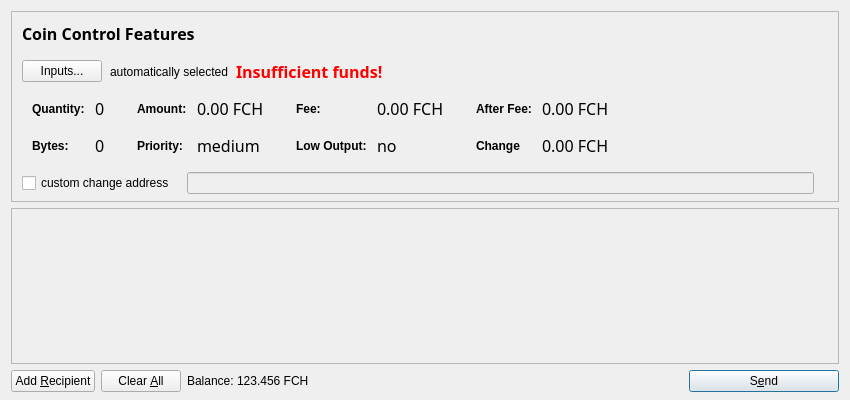
<?xml version="1.0" encoding="UTF-8"?>
<ui version="4.0">
 <class>SendCoinsDialog</class>
 <widget class="QDialog" name="SendCoinsDialog">
  <property name="geometry">
   <rect>
    <x>0</x>
    <y>0</y>
    <width>850</width>
    <height>400</height>
   </rect>
  </property>
  <property name="windowTitle">
   <string>Send Coins</string>
  </property>
  <property name="styleSheet">
   <string notr="true">font: 75 12pt &quot;Century Gothic&quot;;</string>
  </property>
  <layout class="QVBoxLayout" name="verticalLayout" stretch="0,1,0">
   <property name="bottomMargin">
    <number>8</number>
   </property>
   <item>
    <widget class="QFrame" name="frameCoinControl">
     <property name="sizePolicy">
      <sizepolicy hsizetype="Expanding" vsizetype="Expanding">
       <horstretch>0</horstretch>
       <verstretch>0</verstretch>
      </sizepolicy>
     </property>
     <property name="maximumSize">
      <size>
       <width>16777215</width>
       <height>16777215</height>
      </size>
     </property>
     <property name="frameShape">
      <enum>QFrame::StyledPanel</enum>
     </property>
     <property name="frameShadow">
      <enum>QFrame::Sunken</enum>
     </property>
     <layout class="QVBoxLayout" name="verticalLayoutCoinControl2">
      <property name="spacing">
       <number>6</number>
      </property>
      <property name="leftMargin">
       <number>0</number>
      </property>
      <property name="topMargin">
       <number>0</number>
      </property>
      <property name="rightMargin">
       <number>0</number>
      </property>
      <property name="bottomMargin">
       <number>6</number>
      </property>
      <item>
       <layout class="QVBoxLayout" name="verticalLayoutCoinControl" stretch="0,0,0,0,1">
        <property name="spacing">
         <number>0</number>
        </property>
        <property name="leftMargin">
         <number>10</number>
        </property>
        <property name="topMargin">
         <number>10</number>
        </property>
        <item>
         <layout class="QHBoxLayout" name="horizontalLayoutCoinControl1">
          <property name="bottomMargin">
           <number>15</number>
          </property>
          <item>
           <widget class="QLabel" name="labelCoinControlFeatures">
            <property name="sizePolicy">
             <sizepolicy hsizetype="Preferred" vsizetype="Maximum">
              <horstretch>0</horstretch>
              <verstretch>0</verstretch>
             </sizepolicy>
            </property>
            <property name="font">
             <font>
              <family>Century Gothic</family>
              <pointsize>12</pointsize>
              <weight>75</weight>
              <italic>false</italic>
              <bold>true</bold>
             </font>
            </property>
            <property name="styleSheet">
             <string notr="true">font-weight:bold;</string>
            </property>
            <property name="text">
             <string>Coin Control Features</string>
            </property>
           </widget>
          </item>
         </layout>
        </item>
        <item>
         <layout class="QHBoxLayout" name="horizontalLayoutCoinControl2" stretch="0,0,0,0">
          <property name="spacing">
           <number>8</number>
          </property>
          <property name="bottomMargin">
           <number>10</number>
          </property>
          <item>
           <widget class="QPushButton" name="pushButtonCoinControl">
            <property name="styleSheet">
             <string notr="true">font: 75 9pt &quot;Century Gothic&quot;;</string>
            </property>
            <property name="text">
             <string>Inputs...</string>
            </property>
           </widget>
          </item>
          <item>
           <widget class="QLabel" name="labelCoinControlAutomaticallySelected">
            <property name="text">
             <string>automatically selected</string>
            </property>
            <property name="margin">
             <number>5</number>
            </property>
           </widget>
          </item>
          <item>
           <widget class="QLabel" name="labelCoinControlInsuffFunds">
            <property name="font">
             <font>
              <family>Century Gothic</family>
              <pointsize>12</pointsize>
              <weight>75</weight>
              <italic>false</italic>
              <bold>true</bold>
             </font>
            </property>
            <property name="styleSheet">
             <string notr="true">color:red;font-weight:bold;</string>
            </property>
            <property name="text">
             <string>Insufficient funds!</string>
            </property>
            <property name="margin">
             <number>5</number>
            </property>
           </widget>
          </item>
          <item>
           <spacer name="horizontalSpacerCoinControl">
            <property name="orientation">
             <enum>Qt::Horizontal</enum>
            </property>
            <property name="sizeHint" stdset="0">
             <size>
              <width>40</width>
              <height>1</height>
             </size>
            </property>
           </spacer>
          </item>
         </layout>
        </item>
        <item>
         <widget class="QWidget" name="widgetCoinControl" native="true">
          <property name="sizePolicy">
           <sizepolicy hsizetype="Preferred" vsizetype="Preferred">
            <horstretch>0</horstretch>
            <verstretch>0</verstretch>
           </sizepolicy>
          </property>
          <property name="minimumSize">
           <size>
            <width>0</width>
            <height>0</height>
           </size>
          </property>
          <property name="styleSheet">
           <string notr="true"/>
          </property>
          <layout class="QHBoxLayout" name="horizontalLayoutCoinControl5">
           <property name="leftMargin">
            <number>0</number>
           </property>
           <property name="topMargin">
            <number>0</number>
           </property>
           <property name="rightMargin">
            <number>0</number>
           </property>
           <property name="bottomMargin">
            <number>0</number>
           </property>
           <item>
            <layout class="QHBoxLayout" name="horizontalLayoutCoinControl3" stretch="0,0,0,1">
             <property name="spacing">
              <number>20</number>
             </property>
             <property name="topMargin">
              <number>0</number>
             </property>
             <property name="bottomMargin">
              <number>10</number>
             </property>
             <item>
              <layout class="QFormLayout" name="formLayoutCoinControl1">
               <property name="horizontalSpacing">
                <number>10</number>
               </property>
               <property name="verticalSpacing">
                <number>14</number>
               </property>
               <property name="leftMargin">
                <number>10</number>
               </property>
               <property name="topMargin">
                <number>4</number>
               </property>
               <property name="rightMargin">
                <number>6</number>
               </property>
               <item row="0" column="0">
                <widget class="QLabel" name="labelCoinControlQuantityText">
                 <property name="styleSheet">
                  <string notr="true">font-weight:bold;</string>
                 </property>
                 <property name="text">
                  <string>Quantity:</string>
                 </property>
                 <property name="margin">
                  <number>0</number>
                 </property>
                </widget>
               </item>
               <item row="0" column="1">
                <widget class="QLabel" name="labelCoinControlQuantity">
                 <property name="font">
                  <font>
                   <family>Century Gothic</family>
                   <pointsize>12</pointsize>
                   <weight>9</weight>
                   <italic>false</italic>
                   <bold>false</bold>
                  </font>
                 </property>
                 <property name="cursor">
                  <cursorShape>IBeamCursor</cursorShape>
                 </property>
                 <property name="contextMenuPolicy">
                  <enum>Qt::ActionsContextMenu</enum>
                 </property>
                 <property name="text">
                  <string>0</string>
                 </property>
                 <property name="margin">
                  <number>0</number>
                 </property>
                 <property name="textInteractionFlags">
                  <set>Qt::LinksAccessibleByMouse|Qt::TextSelectableByKeyboard|Qt::TextSelectableByMouse</set>
                 </property>
                </widget>
               </item>
               <item row="1" column="0">
                <widget class="QLabel" name="labelCoinControlBytesText">
                 <property name="styleSheet">
                  <string notr="true">font-weight:bold;</string>
                 </property>
                 <property name="text">
                  <string>Bytes:</string>
                 </property>
                </widget>
               </item>
               <item row="1" column="1">
                <widget class="QLabel" name="labelCoinControlBytes">
                 <property name="font">
                  <font>
                   <family>Century Gothic</family>
                   <pointsize>12</pointsize>
                   <weight>9</weight>
                   <italic>false</italic>
                   <bold>false</bold>
                  </font>
                 </property>
                 <property name="cursor">
                  <cursorShape>IBeamCursor</cursorShape>
                 </property>
                 <property name="contextMenuPolicy">
                  <enum>Qt::ActionsContextMenu</enum>
                 </property>
                 <property name="text">
                  <string>0</string>
                 </property>
                 <property name="textInteractionFlags">
                  <set>Qt::LinksAccessibleByMouse|Qt::TextSelectableByKeyboard|Qt::TextSelectableByMouse</set>
                 </property>
                </widget>
               </item>
              </layout>
             </item>
             <item>
              <layout class="QFormLayout" name="formLayoutCoinControl2">
               <property name="horizontalSpacing">
                <number>10</number>
               </property>
               <property name="verticalSpacing">
                <number>14</number>
               </property>
               <property name="leftMargin">
                <number>6</number>
               </property>
               <property name="topMargin">
                <number>4</number>
               </property>
               <property name="rightMargin">
                <number>6</number>
               </property>
               <item row="0" column="0">
                <widget class="QLabel" name="labelCoinControlAmountText">
                 <property name="styleSheet">
                  <string notr="true">font-weight:bold;</string>
                 </property>
                 <property name="text">
                  <string>Amount:</string>
                 </property>
                 <property name="margin">
                  <number>0</number>
                 </property>
                </widget>
               </item>
               <item row="0" column="1">
                <widget class="QLabel" name="labelCoinControlAmount">
                 <property name="font">
                  <font>
                   <family>Century Gothic</family>
                   <pointsize>12</pointsize>
                   <weight>9</weight>
                   <italic>false</italic>
                   <bold>false</bold>
                  </font>
                 </property>
                 <property name="cursor">
                  <cursorShape>IBeamCursor</cursorShape>
                 </property>
                 <property name="contextMenuPolicy">
                  <enum>Qt::ActionsContextMenu</enum>
                 </property>
                 <property name="text">
                  <string>0.00 FCH</string>
                 </property>
                 <property name="textInteractionFlags">
                  <set>Qt::LinksAccessibleByMouse|Qt::TextSelectableByKeyboard|Qt::TextSelectableByMouse</set>
                 </property>
                </widget>
               </item>
               <item row="1" column="0">
                <widget class="QLabel" name="labelCoinControlPriorityText">
                 <property name="styleSheet">
                  <string notr="true">font-weight:bold;</string>
                 </property>
                 <property name="text">
                  <string>Priority:</string>
                 </property>
                </widget>
               </item>
               <item row="1" column="1">
                <widget class="QLabel" name="labelCoinControlPriority">
                 <property name="font">
                  <font>
                   <family>Century Gothic</family>
                   <pointsize>12</pointsize>
                   <weight>9</weight>
                   <italic>false</italic>
                   <bold>false</bold>
                  </font>
                 </property>
                 <property name="cursor">
                  <cursorShape>IBeamCursor</cursorShape>
                 </property>
                 <property name="contextMenuPolicy">
                  <enum>Qt::ActionsContextMenu</enum>
                 </property>
                 <property name="text">
                  <string>medium</string>
                 </property>
                 <property name="textInteractionFlags">
                  <set>Qt::LinksAccessibleByMouse|Qt::TextSelectableByKeyboard|Qt::TextSelectableByMouse</set>
                 </property>
                </widget>
               </item>
              </layout>
             </item>
             <item>
              <layout class="QFormLayout" name="formLayoutCoinControl3">
               <property name="horizontalSpacing">
                <number>10</number>
               </property>
               <property name="verticalSpacing">
                <number>14</number>
               </property>
               <property name="leftMargin">
                <number>6</number>
               </property>
               <property name="topMargin">
                <number>4</number>
               </property>
               <property name="rightMargin">
                <number>6</number>
               </property>
               <item row="0" column="0">
                <widget class="QLabel" name="labelCoinControlFeeText">
                 <property name="styleSheet">
                  <string notr="true">font-weight:bold;</string>
                 </property>
                 <property name="text">
                  <string>Fee:</string>
                 </property>
                 <property name="margin">
                  <number>0</number>
                 </property>
                </widget>
               </item>
               <item row="0" column="1">
                <widget class="QLabel" name="labelCoinControlFee">
                 <property name="font">
                  <font>
                   <family>Century Gothic</family>
                   <pointsize>12</pointsize>
                   <weight>9</weight>
                   <italic>false</italic>
                   <bold>false</bold>
                  </font>
                 </property>
                 <property name="cursor">
                  <cursorShape>IBeamCursor</cursorShape>
                 </property>
                 <property name="contextMenuPolicy">
                  <enum>Qt::ActionsContextMenu</enum>
                 </property>
                 <property name="text">
                  <string>0.00 FCH</string>
                 </property>
                 <property name="textInteractionFlags">
                  <set>Qt::LinksAccessibleByMouse|Qt::TextSelectableByKeyboard|Qt::TextSelectableByMouse</set>
                 </property>
                </widget>
               </item>
               <item row="1" column="0">
                <widget class="QLabel" name="labelCoinControlLowOutputText">
                 <property name="styleSheet">
                  <string notr="true">font-weight:bold;</string>
                 </property>
                 <property name="text">
                  <string>Low Output:</string>
                 </property>
                </widget>
               </item>
               <item row="1" column="1">
                <widget class="QLabel" name="labelCoinControlLowOutput">
                 <property name="font">
                  <font>
                   <family>Century Gothic</family>
                   <pointsize>12</pointsize>
                   <weight>9</weight>
                   <italic>false</italic>
                   <bold>false</bold>
                  </font>
                 </property>
                 <property name="cursor">
                  <cursorShape>IBeamCursor</cursorShape>
                 </property>
                 <property name="contextMenuPolicy">
                  <enum>Qt::ActionsContextMenu</enum>
                 </property>
                 <property name="text">
                  <string>no</string>
                 </property>
                 <property name="textInteractionFlags">
                  <set>Qt::LinksAccessibleByMouse|Qt::TextSelectableByKeyboard|Qt::TextSelectableByMouse</set>
                 </property>
                </widget>
               </item>
              </layout>
             </item>
             <item>
              <layout class="QFormLayout" name="formLayoutCoinControl4">
               <property name="horizontalSpacing">
                <number>10</number>
               </property>
               <property name="verticalSpacing">
                <number>14</number>
               </property>
               <property name="leftMargin">
                <number>6</number>
               </property>
               <property name="topMargin">
                <number>4</number>
               </property>
               <property name="rightMargin">
                <number>6</number>
               </property>
               <item row="0" column="0">
                <widget class="QLabel" name="labelCoinControlAfterFeeText">
                 <property name="styleSheet">
                  <string notr="true">font-weight:bold;</string>
                 </property>
                 <property name="text">
                  <string>After Fee:</string>
                 </property>
                 <property name="margin">
                  <number>0</number>
                 </property>
                </widget>
               </item>
               <item row="0" column="1">
                <widget class="QLabel" name="labelCoinControlAfterFee">
                 <property name="font">
                  <font>
                   <family>Century Gothic</family>
                   <pointsize>12</pointsize>
                   <weight>9</weight>
                   <italic>false</italic>
                   <bold>false</bold>
                  </font>
                 </property>
                 <property name="cursor">
                  <cursorShape>IBeamCursor</cursorShape>
                 </property>
                 <property name="contextMenuPolicy">
                  <enum>Qt::ActionsContextMenu</enum>
                 </property>
                 <property name="text">
                  <string>0.00 FCH</string>
                 </property>
                 <property name="textInteractionFlags">
                  <set>Qt::LinksAccessibleByMouse|Qt::TextSelectableByKeyboard|Qt::TextSelectableByMouse</set>
                 </property>
                </widget>
               </item>
               <item row="1" column="0">
                <widget class="QLabel" name="labelCoinControlChangeText">
                 <property name="styleSheet">
                  <string notr="true">font-weight:bold;</string>
                 </property>
                 <property name="text">
                  <string>Change</string>
                 </property>
                </widget>
               </item>
               <item row="1" column="1">
                <widget class="QLabel" name="labelCoinControlChange">
                 <property name="font">
                  <font>
                   <family>Century Gothic</family>
                   <pointsize>12</pointsize>
                   <weight>9</weight>
                   <italic>false</italic>
                   <bold>false</bold>
                  </font>
                 </property>
                 <property name="cursor">
                  <cursorShape>IBeamCursor</cursorShape>
                 </property>
                 <property name="contextMenuPolicy">
                  <enum>Qt::ActionsContextMenu</enum>
                 </property>
                 <property name="text">
                  <string>0.00 FCH</string>
                 </property>
                 <property name="textInteractionFlags">
                  <set>Qt::LinksAccessibleByMouse|Qt::TextSelectableByKeyboard|Qt::TextSelectableByMouse</set>
                 </property>
                </widget>
               </item>
              </layout>
             </item>
            </layout>
           </item>
          </layout>
         </widget>
        </item>
        <item>
         <layout class="QHBoxLayout" name="horizontalLayoutCoinControl4" stretch="0,0,0">
          <property name="spacing">
           <number>12</number>
          </property>
          <property name="sizeConstraint">
           <enum>QLayout::SetDefaultConstraint</enum>
          </property>
          <property name="topMargin">
           <number>5</number>
          </property>
          <property name="rightMargin">
           <number>5</number>
          </property>
          <item>
           <widget class="QCheckBox" name="checkBoxCoinControlChange">
            <property name="text">
             <string>custom change address</string>
            </property>
           </widget>
          </item>
          <item>
           <widget class="QLineEdit" name="lineEditCoinControlChange">
            <property name="enabled">
             <bool>false</bool>
            </property>
            <property name="sizePolicy">
             <sizepolicy hsizetype="Expanding" vsizetype="Fixed">
              <horstretch>0</horstretch>
              <verstretch>0</verstretch>
             </sizepolicy>
            </property>
            <property name="styleSheet">
             <string notr="true">font: 75 10pt &quot;Century Gothic&quot;;</string>
            </property>
           </widget>
          </item>
          <item>
           <widget class="QLabel" name="labelCoinControlChangeLabel">
            <property name="sizePolicy">
             <sizepolicy hsizetype="Preferred" vsizetype="Expanding">
              <horstretch>0</horstretch>
              <verstretch>0</verstretch>
             </sizepolicy>
            </property>
            <property name="minimumSize">
             <size>
              <width>0</width>
              <height>0</height>
             </size>
            </property>
            <property name="text">
             <string/>
            </property>
            <property name="margin">
             <number>3</number>
            </property>
           </widget>
          </item>
         </layout>
        </item>
        <item>
         <spacer name="verticalSpacerCoinControl">
          <property name="orientation">
           <enum>Qt::Vertical</enum>
          </property>
          <property name="sizeHint" stdset="0">
           <size>
            <width>800</width>
            <height>1</height>
           </size>
          </property>
         </spacer>
        </item>
       </layout>
      </item>
     </layout>
    </widget>
   </item>
   <item>
    <widget class="QScrollArea" name="scrollArea">
     <property name="widgetResizable">
      <bool>true</bool>
     </property>
     <widget class="QWidget" name="scrollAreaWidgetContents">
      <property name="geometry">
       <rect>
        <x>0</x>
        <y>0</y>
        <width>830</width>
        <height>137</height>
       </rect>
      </property>
      <layout class="QVBoxLayout" name="verticalLayout_2">
       <property name="leftMargin">
        <number>0</number>
       </property>
       <property name="topMargin">
        <number>0</number>
       </property>
       <property name="rightMargin">
        <number>0</number>
       </property>
       <property name="bottomMargin">
        <number>0</number>
       </property>
       <item>
        <layout class="QVBoxLayout" name="entries">
         <property name="spacing">
          <number>6</number>
         </property>
        </layout>
       </item>
       <item>
        <spacer name="verticalSpacer">
         <property name="orientation">
          <enum>Qt::Vertical</enum>
         </property>
         <property name="sizeHint" stdset="0">
          <size>
           <width>20</width>
           <height>40</height>
          </size>
         </property>
        </spacer>
       </item>
      </layout>
     </widget>
    </widget>
   </item>
   <item>
    <layout class="QHBoxLayout" name="horizontalLayout">
     <item>
      <widget class="QPushButton" name="addButton">
       <property name="toolTip">
        <string>Send to multiple recipients at once</string>
       </property>
       <property name="styleSheet">
        <string notr="true">font: 75 9pt &quot;Century Gothic&quot;;</string>
       </property>
       <property name="text">
        <string>Add &amp;Recipient</string>
       </property>
       <property name="icon">
        <iconset resource="../bitcoin.qrc">
         <normaloff>:/icons/add</normaloff>:/icons/add</iconset>
       </property>
       <property name="autoDefault">
        <bool>false</bool>
       </property>
      </widget>
     </item>
     <item>
      <widget class="QPushButton" name="clearButton">
       <property name="sizePolicy">
        <sizepolicy hsizetype="Minimum" vsizetype="Fixed">
         <horstretch>0</horstretch>
         <verstretch>0</verstretch>
        </sizepolicy>
       </property>
       <property name="toolTip">
        <string>Remove all transaction fields</string>
       </property>
       <property name="styleSheet">
        <string notr="true">font: 75 9pt &quot;Century Gothic&quot;;</string>
       </property>
       <property name="text">
        <string>Clear &amp;All</string>
       </property>
       <property name="icon">
        <iconset resource="../bitcoin.qrc">
         <normaloff>:/icons/remove</normaloff>:/icons/remove</iconset>
       </property>
       <property name="autoRepeatDelay">
        <number>300</number>
       </property>
       <property name="autoDefault">
        <bool>false</bool>
       </property>
      </widget>
     </item>
     <item>
      <layout class="QHBoxLayout" name="horizontalLayout_2">
       <property name="spacing">
        <number>3</number>
       </property>
       <item>
        <widget class="QLabel" name="label">
         <property name="sizePolicy">
          <sizepolicy hsizetype="Preferred" vsizetype="Fixed">
           <horstretch>0</horstretch>
           <verstretch>0</verstretch>
          </sizepolicy>
         </property>
         <property name="text">
          <string>Balance:</string>
         </property>
        </widget>
       </item>
       <item>
        <widget class="QLabel" name="labelBalance">
         <property name="sizePolicy">
          <sizepolicy hsizetype="Preferred" vsizetype="Fixed">
           <horstretch>0</horstretch>
           <verstretch>0</verstretch>
          </sizepolicy>
         </property>
         <property name="cursor">
          <cursorShape>IBeamCursor</cursorShape>
         </property>
         <property name="text">
          <string>123.456 FCH</string>
         </property>
         <property name="textInteractionFlags">
          <set>Qt::LinksAccessibleByMouse|Qt::TextSelectableByKeyboard|Qt::TextSelectableByMouse</set>
         </property>
        </widget>
       </item>
      </layout>
     </item>
     <item>
      <spacer name="horizontalSpacer">
       <property name="orientation">
        <enum>Qt::Horizontal</enum>
       </property>
       <property name="sizeHint" stdset="0">
        <size>
         <width>40</width>
         <height>20</height>
        </size>
       </property>
      </spacer>
     </item>
     <item>
      <widget class="QPushButton" name="sendButton">
       <property name="minimumSize">
        <size>
         <width>150</width>
         <height>0</height>
        </size>
       </property>
       <property name="toolTip">
        <string>Confirm the send action</string>
       </property>
       <property name="styleSheet">
        <string notr="true">font: 75 9pt &quot;Century Gothic&quot;;</string>
       </property>
       <property name="text">
        <string>S&amp;end</string>
       </property>
       <property name="icon">
        <iconset resource="../bitcoin.qrc">
         <normaloff>:/icons/send</normaloff>:/icons/send</iconset>
       </property>
       <property name="default">
        <bool>true</bool>
       </property>
      </widget>
     </item>
    </layout>
   </item>
  </layout>
 </widget>
 <resources>
  <include location="../bitcoin.qrc"/>
 </resources>
 <connections/>
</ui>
